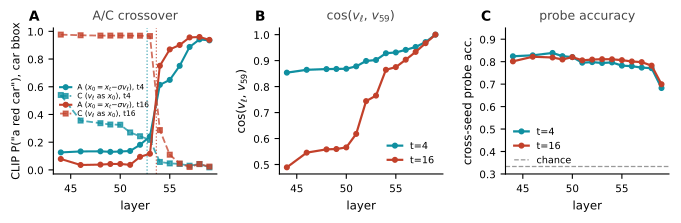

Here is the Python script that generated this plot:
"""Fig 10 (G2): dense L44-59 sweep sharpening the depth-lens snap zone
(Fig 4/5) to a timestep-invariant crossover. Panel A: standard decode (A,
solid) vs. v-as-x0 decode (C, dashed) CLIP score by layer, t=4 and t=16 --
the crossover. Panel B: cosine similarity of the intermediate pseudo-
velocity to the terminal v_59, same layers/steps. Panel C: dense cross-seed
probe accuracy by layer -- flat through L58, drops only at L59."""
import json
import matplotlib
matplotlib.use("Agg")
import matplotlib.pyplot as plt

RED = "#C2402A"
TEAL = "#0F8FA0"
GRAY_D = "#444444"
GRAY_M = "#999999"

ROOT = "/home/ubuntu/chengyanli/image-edit-lens"
b = json.load(open(f"{ROOT}/runs/g2_boundary/boundary_summary.json"))
layers = b["layers"]
steps = ["4", "16"]
colors = {"4": TEAL, "16": RED}

fig, axes = plt.subplots(1, 3, figsize=(6.9, 2.35))

# ---- Panel A: A-vs-C crossover ----
axA = axes[0]
for t in steps:
    d = b["per_step"][t]
    axA.plot(layers, d["P_A"], color=colors[t], marker="o", markersize=3.4,
              linewidth=1.5, label=f"A ($x_0{{=}}x_t{{-}}\\sigma v_\\ell$), t{t}")
    axA.plot(layers, d["P_C"], color=colors[t], marker="s", markersize=3.4,
              linewidth=1.3, linestyle="--", alpha=0.75,
              label=f"C ($v_\\ell$ as $x_0$), t{t}")
    axA.axvline(d["crossover_midpoint_layer"], color=colors[t], linewidth=0.9,
                linestyle=":", alpha=0.8)
axA.set_xlabel("layer", fontsize=8.5)
axA.set_ylabel("CLIP P(\"a red car\"), car bbox", fontsize=8)
axA.legend(fontsize=5.4, frameon=False, loc="center left", handlelength=1.5, labelspacing=0.25)
axA.set_title("A/C crossover", fontsize=9, color=GRAY_D)
axA.tick_params(labelsize=7.5)
for spine in ["top", "right"]:
    axA.spines[spine].set_visible(False)

# ---- Panel B: cosine to v59 ----
axB = axes[1]
for t in steps:
    d = b["per_step"][t]
    axB.plot(layers, d["cos_v59"], color=colors[t], marker="o", markersize=3.4,
              linewidth=1.6, label=f"t={t}")
axB.set_xlabel("layer", fontsize=8.5)
axB.set_ylabel(r"cos($v_\ell$, $v_{59}$)", fontsize=8.5)
axB.legend(fontsize=7, frameon=False, loc="lower right", handlelength=1.5)
axB.set_title(r"cos($v_\ell$, $v_{59}$)", fontsize=9, color=GRAY_D)
axB.tick_params(labelsize=7.5)
for spine in ["top", "right"]:
    axB.spines[spine].set_visible(False)

# ---- Panel C: dense probe accuracy ----
axC = axes[2]
for t in steps:
    d = b["per_step"][t]
    axC.plot(layers, d["probe_accuracy"], color=colors[t], marker="o",
              markersize=3.4, linewidth=1.6, label=f"t={t}")
axC.axhline(1.0 / 3, color=GRAY_M, linewidth=0.9, linestyle="--", label="chance")
axC.set_xlabel("layer", fontsize=8.5)
axC.set_ylabel("cross-seed probe acc.", fontsize=8.5)
axC.set_ylim(0.3, 0.95)
axC.legend(fontsize=7, frameon=False, loc="lower left", handlelength=1.5)
axC.set_title("probe accuracy", fontsize=9, color=GRAY_D)
axC.tick_params(labelsize=7.5)
for spine in ["top", "right"]:
    axC.spines[spine].set_visible(False)

for ax, letter in zip(axes, "ABC"):
    ax.text(-0.15, 1.05, letter, transform=ax.transAxes, fontsize=10, fontweight="bold")

fig.tight_layout()
fig.savefig(f"{ROOT}/paper/figs/fig10_boundary.pdf", bbox_inches="tight")
print("wrote fig10_boundary.pdf")
print("midpoints:", {t: b["per_step"][t]["crossover_midpoint_layer"] for t in steps})
print("shift:", b["midpoint_shift_t4_to_t16"])
